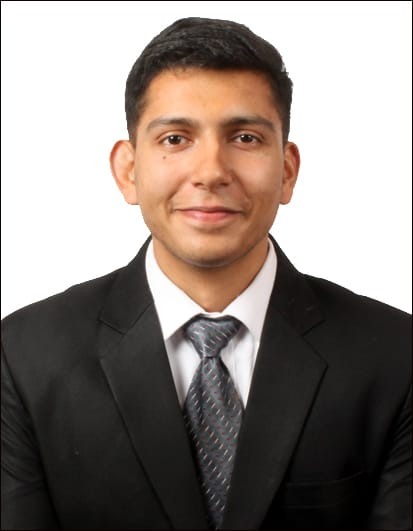
#> input picture group.jpg, 413 x 531 px, found by its file name
$ python Template-Matching.py
#> lines starting #> are read from the running program, lines starting #| are printed output that depends on the picture
import cv2
import matplotlib.pyplot as plt
import numpy as np

#uploading full image
full = cv2.imread('/home/nlab/OpenCv_Tutorials_Shobhit/Object Detection/group.jpg')
#> full is the input picture: shape (531, 413, 3); mean B, G, R 126.8, 132.4, 142
full = cv2.cvtColor(full,cv2.COLOR_BGR2RGB)


face = cv2.imread('/home/nlab/OpenCv_Tutorials_Shobhit/Object Detection/solo.jpg')
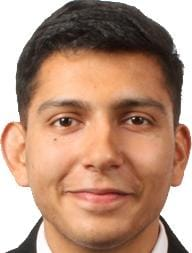
#> input picture solo.jpg, 192 x 253 px, found by its file name
#> face is the input picture: shape (253, 192, 3); mean B, G, R 124.9, 145.8, 182.6
face = cv2.cvtColor(face,cv2.COLOR_BGR2RGB)


#using eval function

methods = ['cv2.TM_CCOEFF','cv2.TM_CCOEFF_NORMED','cv2.TM_CCORR','cv2.TM_CCORR_NORMED','cv2.TM_SQDIFF','cv2.TM_SQDIFF_NORMED']


#AB HUM EK FOR LOOP CHALAYENGE JO TEMPLATE MATCHING KREGA EVAL FUNCTION KE SATH

for m in methods:

    #create a copy of full image
    full_copy = full.copy()
    method = eval(m)

    #template matching
    res = cv2.matchTemplate(full_copy,face,method)

    min_val,max_val,min_loc,max_loc = cv2.minMaxLoc(res)

    if method in [cv2.TM_SQDIFF,cv2.TM_SQDIFF_NORMED]:
        top_left = min_loc

    else:
        top_left = max_loc

    height,width,channels = face.shape

    bottom_right = (top_left[0]+width,top_left[1]+height)
    cv2.rectangle(full_copy,top_left,bottom_right,(0,0,255),10)

    #plot and show images

    plt.subplot(121)
    plt.imshow(res)
    plt.title('Heat map of Template Matching')
    #plt.show()

    plt.subplot(122)
    plt.imshow(full_copy)
    plt.title('Detection of Template')

    #titlw with the method used
    plt.suptitle(m)

    plt.show()
#> this loop made 6 passes
#> (min_val, max_val, min_loc, top_left, bottom_right) on passes 1 to 4: (-257884000, 808554176, (221, 22), (109, 18), (301, 271)), (-0.323, 0.998, (95, 273), (109, 18), (301, 271)), (1.2e+09, 4.99e+09, (221, 278), (1, 1), (193, 254)), (0.529, 1, (99, 278), (109, 18), (301, 271))
#> (min_val, max_val, max_loc, top_left, bottom_right) on passes 5 to 6: (2719815, 3.18e+09, (221, 224), (109, 18), (301, 271)), (0.000644, 1, (221, 225), (109, 18), (301, 271))
#> pass 1, `res = cv2.matchTemplate(full_copy,face,method)`:
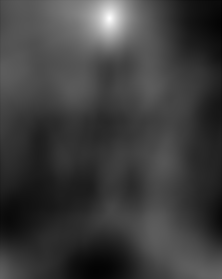
#> res: shape (279, 222) float32; min -257884000, max 808554176, mean -1525082.2; drawn with min black and max white
#> pass 1, `plt.show()`:
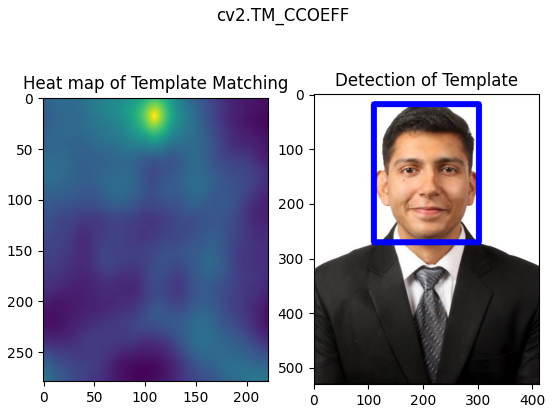
#> figure drawn by matplotlib, 2 panels
#> pass 3, `res = cv2.matchTemplate(full_copy,face,method)`:
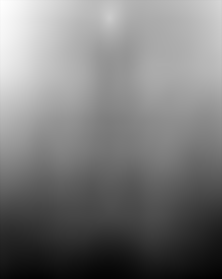
#> res: shape (279, 222) float32; min 1.2e+09, max 4.99e+09, mean 3.02e+09; drawn with min black and max white
#> after the loop:
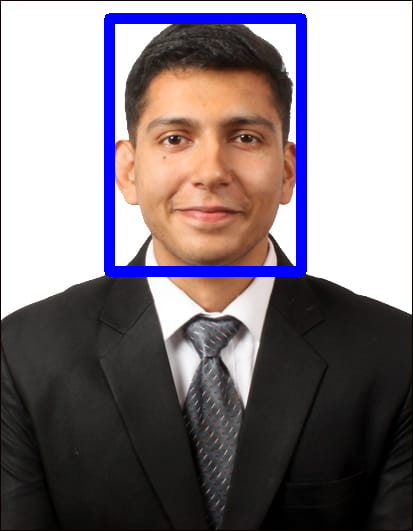
#> full_copy: shape (531, 413, 3); mean R, G, B 132.1, 122.8, 128.8
#> after the loop:
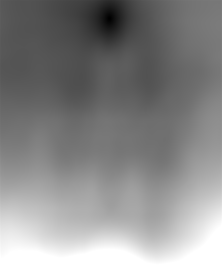
#> res: shape (279, 222) float32; min 0.000644, max 1, mean 0.555
